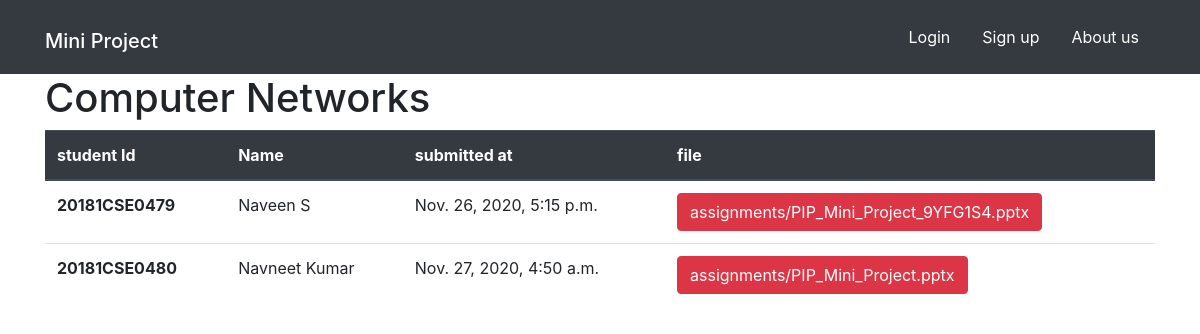
/course/assignment/14/, run on the app's committed database.
### assignment_info/models.py (models this page shows, shortened)
class Course(models.Model):
    name=models.CharField(max_length=30,blank=False)
    code=models.CharField(max_length=10,unique=True)
    question=models.TextField(blank=False)
    question_file=models.FileField(blank=True,null=True)
    deadline_date=models.DateField(null=True)
    deadline_time =models.TimeField(null=True)

class Submissions(models.Model):
    user=models.ForeignKey(settings.AUTH_USER_MODEL,on_delete=models.CASCADE,default=1)
    course=models.ForeignKey(Course,on_delete=models.CASCADE,default=1,related_name='submission')
    answer=models.FileField(upload_to='assignments')
    submitted_at=models.DateTimeField(auto_now=True,blank=False)

### assignment_info/views.py (the view)
# urls.py: path('assignment/<int:pk>/',views.Assignments_list,name='assignment_list'),
def Assignments_list(request,pk):
    course=get_object_or_404(Course,pk=pk)
    return render(request,'assigments_list.html',context={'course':course})

### assignment_info/templates/assigments_list.html
{% extends "base.html" %}
{% block content %}
<h1 class='display 4'>{{ course.name }}</h1>
<table class="table">
    <thead class="thead-dark">
      <tr>
        <th scope="col">student Id</th>
        <th scope="col">Name</th>
        <th scope="col">submitted at</th>
        <th scope="col">file </th>
      </tr>
    </thead>
    <tbody>
        {% for i in course.submission.all %}
      <tr>
        <th scope="row">{{i.user.username}}</th>
        <td>{{ i.user.first_name}} {{ i.user.last_name}}</td>
        <td>{{i.submitted_at}}</td>
        <td><a href='{{i.answer.url }}' class='btn btn-danger'download>{{i.answer.name}}</a></td>
      </tr>
      {% endfor %}
    </tbody>
  </table>
{% endblock %}

### templates/base.html (shortened to what this page needs)
<!doctype html>
{% load static %}
<html lang="en">
<head>
  <link rel="stylesheet" href="https://cdn.jsdelivr.net/npm/bootstrap@4.5.3/dist/css/bootstrap.min.css"
>
</head>
<body>
  <nav class="navbar navbar-expand-lg navbar-dark bg-dark">
    <div class="container">
      <span class="navbar-brand mb-0 h1"  style="font-size: 2em;"> <a class="navbar-brand" href="{% url 'index' %}">Mini Project</a></span>
      <ul class="nav justify-content-end">
        {% if user.is_authenticated or user.is_staff %}
        <a class="nav-link active" href="{% url 'accounts:logout' %}" style="color: white;">Logout</a>
        {% else %}
        <li class="nav-item">
          <a class="nav-link active" href="{% url 'accounts:login' %}" style="color: white;">Login</a>
        </li>
        <li class="nav-item">
          <a class="nav-link" href="{% url 'accounts:signup' %}" style="color: white;">Sign up</a>
        </li>
        {% endif %}
        <li class="nav-item">
          <a class="nav-link" href="#" style="color: white;">About us</a>
        </li>
      </ul>
    </div>
  </nav>
  <div class='container'>
      {% block content %}
      {% endblock %}
  </div>
</body>
</html>

### data on the page
Course: name "Computer Networks"
Submissions: user.username "20181CSE0479", user.first_name "Naveen", user.last_name "S", submitted_at "Nov. 26, 2020, 5:15 p.m.", answer.name "assignments/PIP_Mini_Project_9YFG1S4.pptx"
Submissions: user.username "20181CSE0480", user.first_name "Navneet", user.last_name "Kumar", submitted_at "Nov. 27, 2020, 4:50 a.m.", answer.name "assignments/PIP_Mini_Project.pptx"
